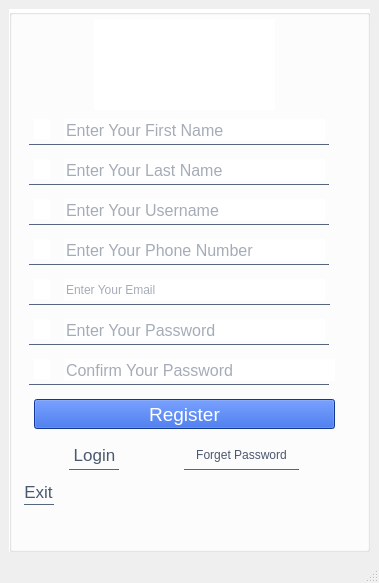
<?xml version="1.0" encoding="UTF-8"?>
<ui version="4.0">
 <class>MainWindow</class>
 <widget class="QMainWindow" name="MainWindow">
  <property name="geometry">
   <rect>
    <x>0</x>
    <y>0</y>
    <width>379</width>
    <height>583</height>
   </rect>
  </property>
  <property name="windowTitle">
   <string>MainWindow</string>
  </property>
  <widget class="QWidget" name="centralwidget">
   <layout class="QVBoxLayout" name="verticalLayout">
    <item>
     <widget class="QGroupBox" name="groupBox">
      <property name="font">
       <font>
        <pointsize>15</pointsize>
        <weight>75</weight>
        <bold>true</bold>
       </font>
      </property>
      <property name="styleSheet">
       <string notr="true">background-color: rgb(255, 255, 255);</string>
      </property>
      <property name="title">
       <string/>
      </property>
      <property name="flat">
       <bool>true</bool>
      </property>
      <widget class="QLabel" name="lblFirst">
       <property name="geometry">
        <rect>
         <x>25</x>
         <y>110</y>
         <width>16</width>
         <height>20</height>
        </rect>
       </property>
       <property name="font">
        <font>
         <pointsize>15</pointsize>
        </font>
       </property>
       <property name="styleSheet">
        <string notr="true">color: rgb(255, 255, 255);</string>
       </property>
       <property name="text">
        <string/>
       </property>
       <property name="scaledContents">
        <bool>true</bool>
       </property>
      </widget>
      <widget class="QLabel" name="lblLast">
       <property name="geometry">
        <rect>
         <x>25</x>
         <y>150</y>
         <width>16</width>
         <height>20</height>
        </rect>
       </property>
       <property name="font">
        <font>
         <pointsize>15</pointsize>
        </font>
       </property>
       <property name="styleSheet">
        <string notr="true">color: rgb(255, 255, 255);</string>
       </property>
       <property name="text">
        <string/>
       </property>
       <property name="scaledContents">
        <bool>true</bool>
       </property>
      </widget>
      <widget class="QLineEdit" name="txtFirst">
       <property name="geometry">
        <rect>
         <x>55</x>
         <y>110</y>
         <width>261</width>
         <height>22</height>
        </rect>
       </property>
       <property name="font">
        <font>
         <pointsize>12</pointsize>
         <weight>50</weight>
         <bold>false</bold>
        </font>
       </property>
       <property name="styleSheet">
        <string notr="true">color: rgb(75, 88, 111);</string>
       </property>
       <property name="frame">
        <bool>false</bool>
       </property>
       <property name="placeholderText">
        <string>Enter Your First Name</string>
       </property>
      </widget>
      <widget class="QLineEdit" name="txtLast">
       <property name="geometry">
        <rect>
         <x>55</x>
         <y>150</y>
         <width>261</width>
         <height>22</height>
        </rect>
       </property>
       <property name="font">
        <font>
         <pointsize>12</pointsize>
         <weight>50</weight>
         <bold>false</bold>
        </font>
       </property>
       <property name="styleSheet">
        <string notr="true">color: rgb(75, 88, 111);</string>
       </property>
       <property name="text">
        <string/>
       </property>
       <property name="frame">
        <bool>false</bool>
       </property>
       <property name="echoMode">
        <enum>QLineEdit::Normal</enum>
       </property>
       <property name="placeholderText">
        <string>Enter Your Last Name</string>
       </property>
      </widget>
      <widget class="QLineEdit" name="txtUser">
       <property name="geometry">
        <rect>
         <x>55</x>
         <y>190</y>
         <width>261</width>
         <height>22</height>
        </rect>
       </property>
       <property name="font">
        <font>
         <pointsize>12</pointsize>
         <weight>50</weight>
         <bold>false</bold>
        </font>
       </property>
       <property name="styleSheet">
        <string notr="true">color: rgb(75, 88, 111);</string>
       </property>
       <property name="text">
        <string/>
       </property>
       <property name="frame">
        <bool>false</bool>
       </property>
       <property name="echoMode">
        <enum>QLineEdit::Normal</enum>
       </property>
       <property name="placeholderText">
        <string>Enter Your Username</string>
       </property>
      </widget>
      <widget class="QPushButton" name="btnRegis">
       <property name="geometry">
        <rect>
         <x>25</x>
         <y>390</y>
         <width>301</width>
         <height>30</height>
        </rect>
       </property>
       <property name="font">
        <font>
         <pointsize>14</pointsize>
         <weight>50</weight>
         <bold>false</bold>
        </font>
       </property>
       <property name="styleSheet">
        <string notr="true">background-color: rgb(25, 78, 210);
color: rgb(255, 255, 255);</string>
       </property>
       <property name="text">
        <string>Register</string>
       </property>
      </widget>
      <widget class="QLabel" name="lblLogo">
       <property name="geometry">
        <rect>
         <x>85</x>
         <y>10</y>
         <width>181</width>
         <height>91</height>
        </rect>
       </property>
       <property name="text">
        <string/>
       </property>
       <property name="scaledContents">
        <bool>true</bool>
       </property>
      </widget>
      <widget class="QLabel" name="lblUser">
       <property name="geometry">
        <rect>
         <x>25</x>
         <y>190</y>
         <width>16</width>
         <height>20</height>
        </rect>
       </property>
       <property name="font">
        <font>
         <pointsize>15</pointsize>
        </font>
       </property>
       <property name="styleSheet">
        <string notr="true">color: rgb(255, 255, 255);</string>
       </property>
       <property name="text">
        <string/>
       </property>
       <property name="scaledContents">
        <bool>true</bool>
       </property>
      </widget>
      <widget class="QLabel" name="lblPass">
       <property name="geometry">
        <rect>
         <x>25</x>
         <y>310</y>
         <width>16</width>
         <height>20</height>
        </rect>
       </property>
       <property name="font">
        <font>
         <pointsize>15</pointsize>
        </font>
       </property>
       <property name="styleSheet">
        <string notr="true">color: rgb(255, 255, 255);</string>
       </property>
       <property name="text">
        <string/>
       </property>
       <property name="scaledContents">
        <bool>true</bool>
       </property>
      </widget>
      <widget class="QLineEdit" name="txtPass">
       <property name="geometry">
        <rect>
         <x>55</x>
         <y>310</y>
         <width>261</width>
         <height>22</height>
        </rect>
       </property>
       <property name="font">
        <font>
         <pointsize>12</pointsize>
        </font>
       </property>
       <property name="styleSheet">
        <string notr="true">color: rgb(75, 88, 111);</string>
       </property>
       <property name="text">
        <string/>
       </property>
       <property name="frame">
        <bool>false</bool>
       </property>
       <property name="echoMode">
        <enum>QLineEdit::Password</enum>
       </property>
       <property name="placeholderText">
        <string>Enter Your Password</string>
       </property>
      </widget>
      <widget class="QLabel" name="lblConfirm">
       <property name="geometry">
        <rect>
         <x>25</x>
         <y>350</y>
         <width>16</width>
         <height>20</height>
        </rect>
       </property>
       <property name="font">
        <font>
         <pointsize>15</pointsize>
        </font>
       </property>
       <property name="styleSheet">
        <string notr="true">color: rgb(255, 255, 255);</string>
       </property>
       <property name="text">
        <string/>
       </property>
       <property name="scaledContents">
        <bool>true</bool>
       </property>
      </widget>
      <widget class="QLineEdit" name="txtConfirm">
       <property name="geometry">
        <rect>
         <x>55</x>
         <y>350</y>
         <width>271</width>
         <height>22</height>
        </rect>
       </property>
       <property name="font">
        <font>
         <pointsize>12</pointsize>
        </font>
       </property>
       <property name="styleSheet">
        <string notr="true">color: rgb(75, 88, 111);</string>
       </property>
       <property name="text">
        <string/>
       </property>
       <property name="frame">
        <bool>false</bool>
       </property>
       <property name="echoMode">
        <enum>QLineEdit::Password</enum>
       </property>
       <property name="placeholderText">
        <string>Confirm Your Password</string>
       </property>
      </widget>
      <widget class="QPushButton" name="btnLogin">
       <property name="geometry">
        <rect>
         <x>45</x>
         <y>435</y>
         <width>81</width>
         <height>21</height>
        </rect>
       </property>
       <property name="font">
        <font>
         <pointsize>13</pointsize>
        </font>
       </property>
       <property name="styleSheet">
        <string notr="true">color: rgb(75, 88, 111);</string>
       </property>
       <property name="text">
        <string>Login</string>
       </property>
       <property name="flat">
        <bool>true</bool>
       </property>
      </widget>
      <widget class="Line" name="liExit">
       <property name="geometry">
        <rect>
         <x>15</x>
         <y>495</y>
         <width>30</width>
         <height>1</height>
        </rect>
       </property>
       <property name="styleSheet">
        <string notr="true">background-color: rgb(75, 88, 111);</string>
       </property>
       <property name="orientation">
        <enum>Qt::Horizontal</enum>
       </property>
      </widget>
      <widget class="QLabel" name="lblPhone">
       <property name="geometry">
        <rect>
         <x>25</x>
         <y>230</y>
         <width>16</width>
         <height>20</height>
        </rect>
       </property>
       <property name="font">
        <font>
         <pointsize>15</pointsize>
        </font>
       </property>
       <property name="styleSheet">
        <string notr="true">color: rgb(255, 255, 255);</string>
       </property>
       <property name="text">
        <string/>
       </property>
       <property name="scaledContents">
        <bool>true</bool>
       </property>
      </widget>
      <widget class="QLineEdit" name="txtPhone">
       <property name="geometry">
        <rect>
         <x>55</x>
         <y>230</y>
         <width>261</width>
         <height>22</height>
        </rect>
       </property>
       <property name="font">
        <font>
         <pointsize>12</pointsize>
        </font>
       </property>
       <property name="styleSheet">
        <string notr="true">color: rgb(75, 88, 111);</string>
       </property>
       <property name="frame">
        <bool>false</bool>
       </property>
       <property name="placeholderText">
        <string>Enter Your Phone Number</string>
       </property>
      </widget>
      <widget class="QPushButton" name="btnExit">
       <property name="geometry">
        <rect>
         <x>-1</x>
         <y>470</y>
         <width>61</width>
         <height>25</height>
        </rect>
       </property>
       <property name="font">
        <font>
         <pointsize>13</pointsize>
        </font>
       </property>
       <property name="styleSheet">
        <string notr="true">color: rgb(75, 88, 111);</string>
       </property>
       <property name="text">
        <string>Exit</string>
       </property>
       <property name="flat">
        <bool>true</bool>
       </property>
      </widget>
      <widget class="Line" name="liFirst">
       <property name="geometry">
        <rect>
         <x>20</x>
         <y>135</y>
         <width>300</width>
         <height>1</height>
        </rect>
       </property>
       <property name="styleSheet">
        <string notr="true">background-color: rgb(75, 88, 111);</string>
       </property>
       <property name="orientation">
        <enum>Qt::Horizontal</enum>
       </property>
      </widget>
      <widget class="Line" name="liLast">
       <property name="geometry">
        <rect>
         <x>20</x>
         <y>175</y>
         <width>300</width>
         <height>1</height>
        </rect>
       </property>
       <property name="styleSheet">
        <string notr="true">background-color: rgb(75, 88, 111);</string>
       </property>
       <property name="orientation">
        <enum>Qt::Horizontal</enum>
       </property>
      </widget>
      <widget class="Line" name="liUser">
       <property name="geometry">
        <rect>
         <x>20</x>
         <y>215</y>
         <width>300</width>
         <height>1</height>
        </rect>
       </property>
       <property name="styleSheet">
        <string notr="true">background-color: rgb(75, 88, 111);</string>
       </property>
       <property name="orientation">
        <enum>Qt::Horizontal</enum>
       </property>
      </widget>
      <widget class="Line" name="liPhone">
       <property name="geometry">
        <rect>
         <x>20</x>
         <y>255</y>
         <width>300</width>
         <height>1</height>
        </rect>
       </property>
       <property name="styleSheet">
        <string notr="true">background-color: rgb(75, 88, 111);</string>
       </property>
       <property name="orientation">
        <enum>Qt::Horizontal</enum>
       </property>
      </widget>
      <widget class="Line" name="liPass">
       <property name="geometry">
        <rect>
         <x>20</x>
         <y>335</y>
         <width>300</width>
         <height>1</height>
        </rect>
       </property>
       <property name="styleSheet">
        <string notr="true">background-color: rgb(75, 88, 111);</string>
       </property>
       <property name="orientation">
        <enum>Qt::Horizontal</enum>
       </property>
      </widget>
      <widget class="Line" name="liConfirm">
       <property name="geometry">
        <rect>
         <x>20</x>
         <y>375</y>
         <width>300</width>
         <height>1</height>
        </rect>
       </property>
       <property name="styleSheet">
        <string notr="true">background-color: rgb(75, 88, 111);</string>
       </property>
       <property name="orientation">
        <enum>Qt::Horizontal</enum>
       </property>
      </widget>
      <widget class="Line" name="liLogin">
       <property name="geometry">
        <rect>
         <x>60</x>
         <y>460</y>
         <width>50</width>
         <height>1</height>
        </rect>
       </property>
       <property name="styleSheet">
        <string notr="true">background-color: rgb(75, 88, 111);</string>
       </property>
       <property name="orientation">
        <enum>Qt::Horizontal</enum>
       </property>
      </widget>
      <widget class="QPushButton" name="btnForget">
       <property name="geometry">
        <rect>
         <x>162</x>
         <y>435</y>
         <width>141</width>
         <height>21</height>
        </rect>
       </property>
       <property name="styleSheet">
        <string notr="true">color: rgb(75, 88, 111);</string>
       </property>
       <property name="text">
        <string>Forget Password</string>
       </property>
       <property name="flat">
        <bool>true</bool>
       </property>
      </widget>
      <widget class="Line" name="liForget">
       <property name="geometry">
        <rect>
         <x>175</x>
         <y>460</y>
         <width>115</width>
         <height>1</height>
        </rect>
       </property>
       <property name="styleSheet">
        <string notr="true">background-color: rgb(75, 88, 111);</string>
       </property>
       <property name="orientation">
        <enum>Qt::Horizontal</enum>
       </property>
      </widget>
      <widget class="QLineEdit" name="txtEmail">
       <property name="geometry">
        <rect>
         <x>55</x>
         <y>270</y>
         <width>261</width>
         <height>22</height>
        </rect>
       </property>
       <property name="autoFillBackground">
        <bool>false</bool>
       </property>
       <property name="styleSheet">
        <string notr="true">color: rgb(75, 88, 111);</string>
       </property>
       <property name="text">
        <string/>
       </property>
       <property name="frame">
        <bool>false</bool>
       </property>
       <property name="placeholderText">
        <string>Enter Your Email</string>
       </property>
      </widget>
      <widget class="Line" name="liEmail">
       <property name="geometry">
        <rect>
         <x>20</x>
         <y>295</y>
         <width>301</width>
         <height>1</height>
        </rect>
       </property>
       <property name="styleSheet">
        <string notr="true">background-color: rgb(75, 88, 111);</string>
       </property>
       <property name="orientation">
        <enum>Qt::Horizontal</enum>
       </property>
      </widget>
      <widget class="QLabel" name="lblEmail">
       <property name="geometry">
        <rect>
         <x>25</x>
         <y>270</y>
         <width>16</width>
         <height>20</height>
        </rect>
       </property>
       <property name="font">
        <font>
         <pointsize>15</pointsize>
        </font>
       </property>
       <property name="styleSheet">
        <string notr="true">color: rgb(255, 255, 255);</string>
       </property>
       <property name="text">
        <string/>
       </property>
       <property name="scaledContents">
        <bool>true</bool>
       </property>
      </widget>
     </widget>
    </item>
   </layout>
  </widget>
  <widget class="QMenuBar" name="menubar">
   <property name="geometry">
    <rect>
     <x>0</x>
     <y>0</y>
     <width>379</width>
     <height>24</height>
    </rect>
   </property>
  </widget>
  <widget class="QStatusBar" name="statusbar"/>
 </widget>
 <resources/>
 <connections/>
</ui>
